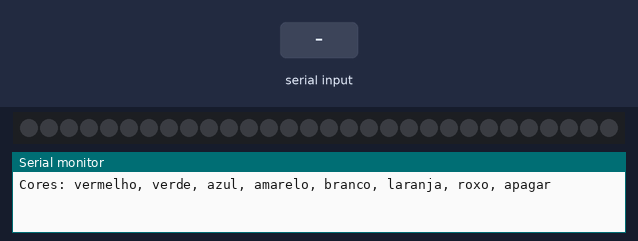
A sketch run on a simulated Arduino Uno, built with avr-gcc and run on an emulated ATmega328P. Parts: 30 RGB LEDs in strip order, left to right, the last lines printed to the serial monitor. The inputs (shaded band) are chosen by the test bench.

Above: at 1.2 s.
1.3 s: "vermelho\n" received over Serial
At 2.3 s:
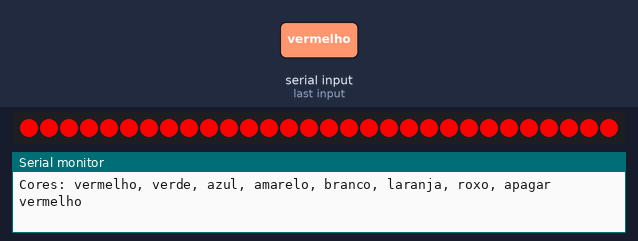
2.8 s: "verde\n" received over Serial
At 3.3 s:
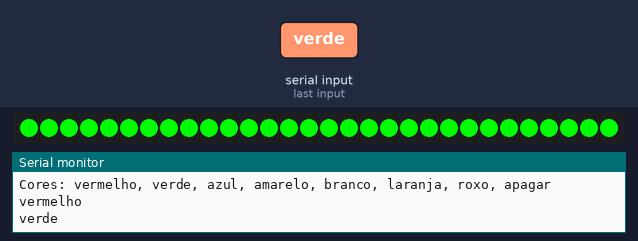
4.3 s: "azul\n" received over Serial
At 5.5 s:
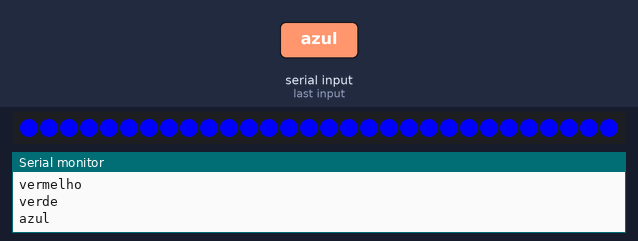
5.8 s: "amarelo\n" received over Serial
At 6.9 s:
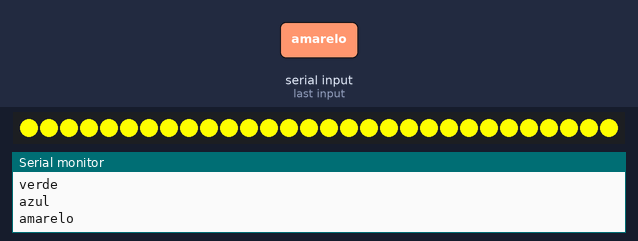
7.3 s: "branco\n" received over Serial
At 8.0 s:
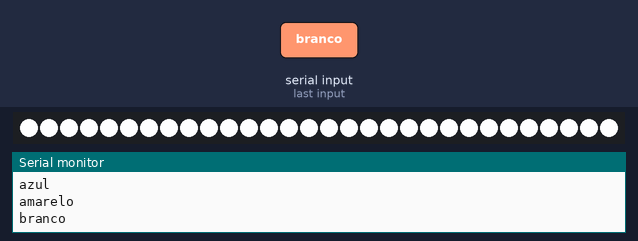
8.8 s: "roxo\n" received over Serial
At 9.1 s:
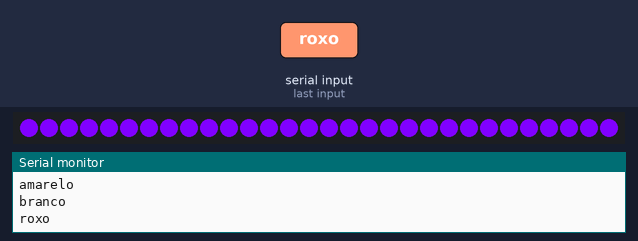
Timing chart, 0 to 11.3 s (numbered marks = the images above; inputs shaded):
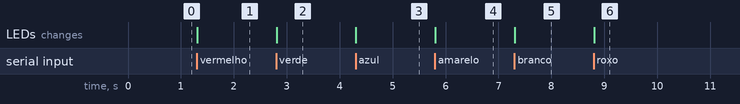

Measured:
- after the input at 1.3 s, the LEDs: change at once (image 1)
- after the input at 2.8 s, the LEDs: change at once (image 2)
- after the input at 4.3 s, the LEDs: change at once (image 3)
- after the input at 5.8 s, the LEDs: change at once (image 4)
- after the input at 7.3 s, the LEDs: change at once (image 5)
- after the input at 8.8 s, the LEDs: change at once (image 6)

The sketch:

testeLed.ino
```cpp
#include <Adafruit_NeoPixel.h>

#define PIN 10
#define NUM_LEDS 30

Adafruit_NeoPixel strip(NUM_LEDS, PIN, NEO_GRB + NEO_KHZ800);

void setAllColor(uint8_t r, uint8_t g, uint8_t b) {
  for (int i = 0; i < NUM_LEDS; i++) {
    strip.setPixelColor(i, strip.Color(r, g, b));
  }
  strip.show();
}

void setup() {
  Serial.begin(9600);
  strip.begin();
  strip.show();
  Serial.println("Cores: vermelho, verde, azul, amarelo, branco, laranja, roxo, apagar");
}

void loop() {
  if (Serial.available() > 0) {
    String cor = Serial.readStringUntil('\n');
    cor.trim();
    cor.toLowerCase();

    if (cor == "vermelho") {
      setAllColor(255, 0, 0);
    } else if (cor == "verde") {
      setAllColor(0, 255, 0);
    } else if (cor == "azul") {
      setAllColor(0, 0, 255);
    } else if (cor == "amarelo") {
      setAllColor(255, 255, 0);
    } else if (cor == "branco") {
      setAllColor(255, 255, 255);
    } else if (cor == "laranja") {
      setAllColor(255, 80, 0);
    } else if (cor == "roxo") {
      setAllColor(128, 0, 255);
    } else if (cor == "apagar") {
      setAllColor(0, 0, 0);
    }

    Serial.println(cor);
  }
}
```
